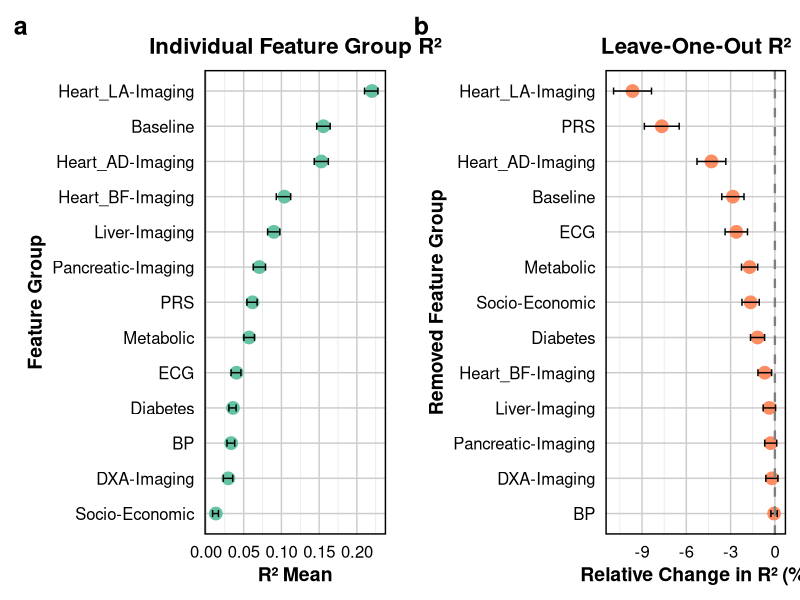
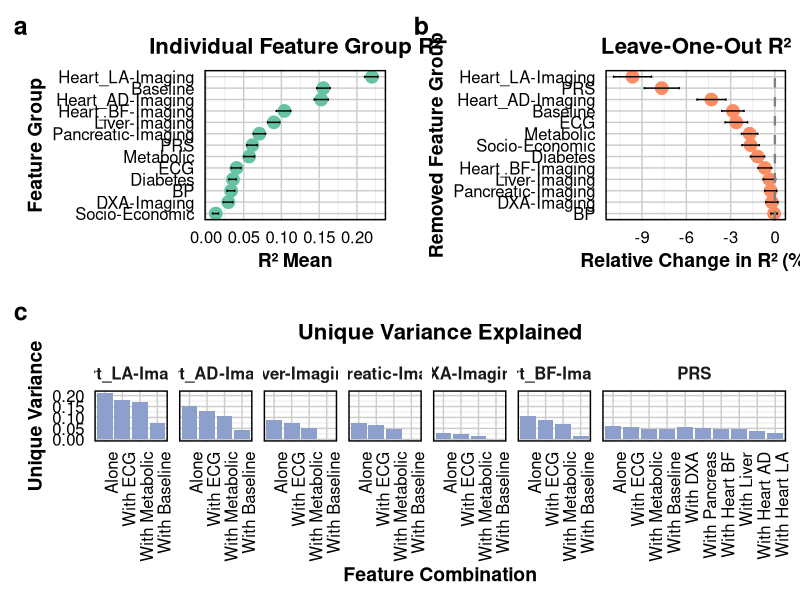

The R source for these figures, in order:
###############################################
# Load necessary libraries
###############################################
library(ggplot2)
library(dplyr)
library(gridExtra)
library(RColorBrewer)
library(forcats)
library(grid)
library(gtable)

###############################################
# Set a Nature Medicine–style theme
###############################################
theme_custom <- theme_minimal(base_size = 16, base_family = "Helvetica") +
  theme(
    plot.title       = element_text(size = 16, face = "bold", hjust = 0.5),
    axis.title       = element_text(size = 14, face = "bold"),
    axis.text        = element_text(size = 12, color = "black"),
    strip.text       = element_text(size = 12, face = "bold"),
    panel.grid.major = element_line(color = "grey80", size = 0.5),
    panel.grid.minor = element_line(color = "grey90", size = 0.25),
    panel.border     = element_rect(color = "black", fill = NA, size = 1),
    plot.margin      = margin(10, 10, 10, 10)
  )

###############################################
# 1) TOP ROW: LEAVE-ONE-OUT & INDIVIDUAL R²
###############################################

# Leave-One-Out (LOO) Data
loo_data <- data.frame(
  Feature_Group   = c("Baseline", "Metabolic", "PRS", "Socio-Economic", 
                      "Heart_LA-Imaging", "Liver-Imaging", "Pancreatic-Imaging", 
                      "BP", "DXA-Imaging", "Heart_BF-Imaging", "Heart_AD-Imaging", 
                      "ECG", "Diabetes"),
  Relative_Change = c(-2.843946, -1.712070, -7.661694, -1.644375, -9.642647, 
                      -0.374803, -0.283765, -0.055048, -0.202873, -0.685064, 
                      -4.299687, -2.613651, -1.174872),
  Error           = c(0.751948, 0.548148, 1.177813, 0.585517, 1.285013, 
                      0.419721, 0.404489, 0.214279, 0.409473, 0.462793, 
                      0.976606, 0.757642, 0.476573)
)

# Individual R² Data
r2_data <- data.frame(
  Feature_Group = c("Baseline", "Metabolic", "PRS", "Socio-Economic", 
                    "Heart_LA-Imaging", "Liver-Imaging", "Pancreatic-Imaging", 
                    "BP", "DXA-Imaging", "Heart_BF-Imaging", "Heart_AD-Imaging", 
                    "ECG", "Diabetes"),
  R2_Mean       = c(0.155589, 0.057193, 0.061627, 0.013108, 0.220006, 
                    0.090010, 0.070800, 0.033380, 0.029631, 0.103972, 
                    0.152749, 0.040572, 0.035773),
  CI_Low        = c(0.146747, 0.050248, 0.054308, 0.008818, 0.210174, 
                    0.081703, 0.062731, 0.027847, 0.023045, 0.093223, 
                    0.143491, 0.033364, 0.030420),
  CI_High       = c(0.164593, 0.064265, 0.067825, 0.016582, 0.227846, 
                    0.097905, 0.078909, 0.038110, 0.035468, 0.112260, 
                    0.162149, 0.046383, 0.040009)
)

# Order Feature_Group by descending Relative_Change
feature_order <- loo_data %>% 
  arrange(desc(Relative_Change)) %>% 
  pull(Feature_Group)
loo_data$Feature_Group <- factor(loo_data$Feature_Group, levels = feature_order)

# Plot (b) – Leave-One-Out
looPlot <- ggplot(loo_data, aes(x = Relative_Change, y = Feature_Group)) +
  geom_point(size = 4, color = "#fc8d62") +
  geom_errorbarh(aes(xmin = Relative_Change - Error, xmax = Relative_Change + Error),
                 height = 0.2, color = "black") +
  geom_vline(xintercept = 0, linetype = "dashed", color = "grey50", size = 0.8) +
  labs(
    title = "Leave-One-Out R²",
    x     = "Relative Change in R² (%)",
    y     = "Removed Feature Group",
    tag   = "b"
  ) +
  theme_custom +
  theme(plot.tag = element_text(size = 18, face = "bold"))

# Prepare Individual R² data (sorted)
r2_data <- r2_data %>% 
  arrange(desc(R2_Mean)) %>% 
  mutate(Feature_Group = factor(Feature_Group, levels = Feature_Group))

# Plot (a) – Individual Feature Group R²
r2Plot <- ggplot(r2_data, aes(x = R2_Mean, y = Feature_Group)) +
  geom_point(size = 4, color = "#66c2a5") +
  geom_errorbarh(aes(xmin = CI_Low, xmax = CI_High), height = 0.2, color = "black") +
  scale_y_discrete(limits = rev(levels(r2_data$Feature_Group))) +
  labs(
    title = "Individual Feature Group R²",
    x     = "R² Mean",
    y     = "Feature Group",
    tag   = "a"
  ) +
  theme_custom +
  theme(plot.tag = element_text(size = 18, face = "bold"))

# Combine top row side by side
topRow <- grid.arrange(r2Plot,looPlot ,ncol = 2)

###############################################
# 2) BOTTOM PANEL: UNIQUE VARIANCE LEFT
###############################################

# Data for imaging groups
other_data <- data.frame(
  Imaging_Group           = rep(c("Heart_LA-Imaging","Heart_AD-Imaging",
                                 "Liver-Imaging","Pancreatic-Imaging",
                                 "DXA-Imaging","Heart_BF-Imaging"), each = 4),
  Combination             = rep(c("Alone","With Baseline","With Metabolic","With ECG"), 6),
  Commonality_Coefficient = c(
    0.213496, -0.138022, -0.044970, -0.031519,
    0.152294, -0.107761, -0.043829, -0.021407,
    0.089534, -0.089256, -0.037964, -0.013733,
    0.074148, -0.070601, -0.026097, -0.009255,
    0.029366, -0.029364, -0.015078, -0.006277,
    0.106153, -0.091996, -0.035764, -0.018972
  )
)

PRS_data <- data.frame(
  Imaging_Group           = rep("PRS", 10),
  Combination             = c("Alone","With Baseline","With Metabolic","With ECG",
                              "With Heart LA","With Heart AD","With Heart BF",
                              "With Liver","With Pancreas","With DXA"),
  Commonality_Coefficient = c(0.063012, -0.016412, -0.014596, -0.005333,
                              -0.034255, -0.025101, -0.016107,
                              -0.016314, -0.011693, -0.004394)
)

commonality_data <- bind_rows(other_data, PRS_data)
commonality_data$Imaging_Group <- factor(
  commonality_data$Imaging_Group,
  levels = c("Heart_LA-Imaging","Heart_AD-Imaging","Liver-Imaging",
             "Pancreatic-Imaging","DXA-Imaging","Heart_BF-Imaging","PRS")
)

commonality_processed <- commonality_data %>%
  group_by(Imaging_Group) %>%
  mutate(
    Alone_Value          = Commonality_Coefficient[Combination == "Alone"],
    Unique_Variance_Left = ifelse(Combination == "Alone",
                                  Commonality_Coefficient,
                                  Alone_Value + Commonality_Coefficient),
    Combination_ordered  = factor(Combination,
                                  levels = Combination[order(Unique_Variance_Left, decreasing = TRUE)])
  ) %>%
  ungroup()

unique_variance_plot <- ggplot(commonality_processed,
                               aes(x = Combination_ordered, y = Unique_Variance_Left)) +
  geom_bar(stat = "identity", fill = "#8da0cb") +
  facet_wrap(~ Imaging_Group, ncol = 7, scales = "free_x") +
  labs(
    title = "Unique Variance Explained",
    x     = "Feature Combination",
    y     = "Unique Variance",
    tag   = "c"
  ) +
  theme_custom +
  theme(
    axis.text.x = element_text(angle = 90, hjust = 1),
    plot.tag    = element_text(size = 18, face = "bold")
  )

# Adjust facet widths so PRS is wider
g <- ggplotGrob(unique_variance_plot)
panels <- g$layout[grepl("panel", g$layout$name), ]
panel_cols <- unique(panels$l)
new_widths <- g$widths
for (i in seq_along(panel_cols)) {
  new_widths[panel_cols[i]] <- if (i == 7) unit(2, "null") else unit(0.8, "null")
}
g$widths <- new_widths

###############################################
# 3) COMBINE ALL PANELS INTO ONE FIGURE
###############################################
combinedPlot <- grid.arrange(topRow, g, nrow = 2, heights = c(1, 1.1))

# Save as PDF
ggsave("Figure3abc.pdf", combinedPlot, width = 16, height = 12)
